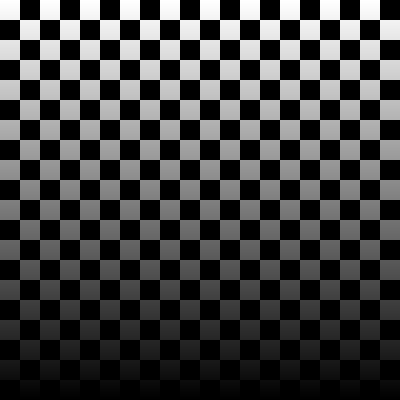
%> input picture checker.png, 400 x 400 px
$ octave HW8.m   (GNU Octave 9; MATLAB toolbox functions it lacks are replaced by stand-ins)
%> lines starting %> are read from the running program, lines starting %| are printed output that depends on the picture
%% Problem 1
checker = double(imread('checker.png'));
%> checker: size 400x400 double; min 0, max 255, mean 63.8; mean of the top-left, top-right, bottom-left and bottom-right quarters 95.7, 95.7, 31.8, 31.8

sigmaD = 0.7;
[Gx,Gy] = gaussDeriv2D(sigmaD);
Ix = imfilter(checker,Gx,'replicate');
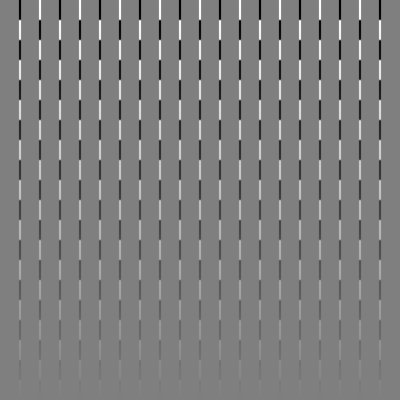
%> Ix: size 400x400 double; min -116.9, max 116.9, mean 0; drawn with min black and max white
Iy = imfilter(checker,Gy,'replicate');
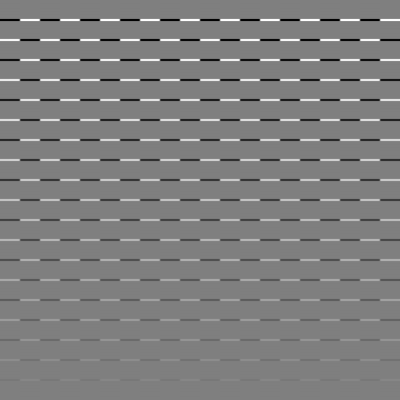
%> Iy: size 400x400 double; min -111.6, max 111.1, mean -0.3; drawn with min black and max white

% derivative products
Ix2 = Ix.*Ix;
Iy2 = Iy.*Iy;
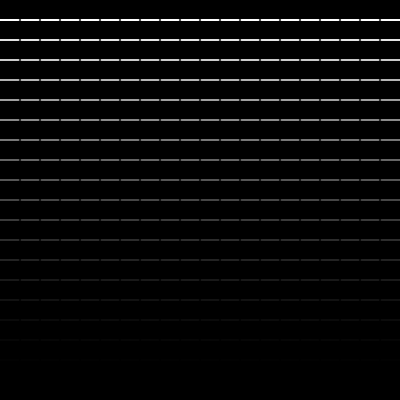
%> Iy2: size 400x400 double; min 0, max 12445, mean 397.8; drawn with min black and max white
IxIy = Ix.*Iy;
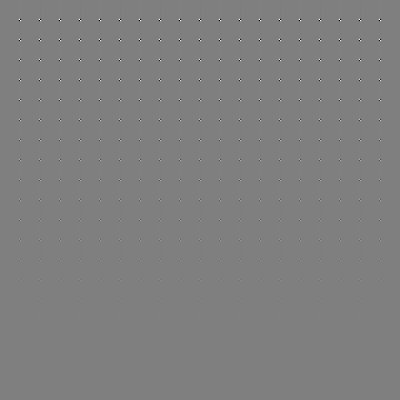
%> IxIy: size 400x400 double; min -4053.1, max 4053.1, mean 0; drawn with min black and max white

% gaussian blurring
sigmaI = 1;
G = fspecial('gaussian', 2*ceil(3*sigmaI)+1, sigmaI);
gIx2 = imfilter(Ix2, G, 'replicate');
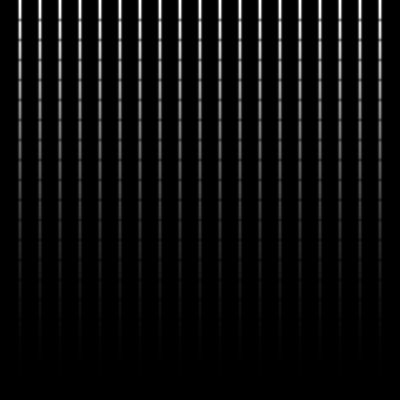
%> gIx2: size 400x400 double; min 0, max 8780.9, mean 408.5; drawn with min black and max white
gIy2 = imfilter(Iy2, G, 'replicate');
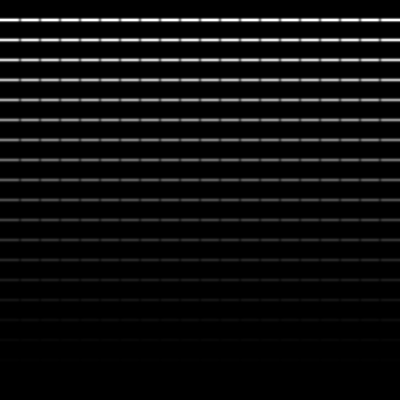
%> gIy2: size 400x400 double; min 0, max 8006.1, mean 397.8; drawn with min black and max white
gIxIy = imfilter(IxIy, G, 'replicate');

alpha = 0.05;
R = gIx2.*gIy2-(gIxIy.*gIxIy)-alpha*(gIx2+gIy2).^2;
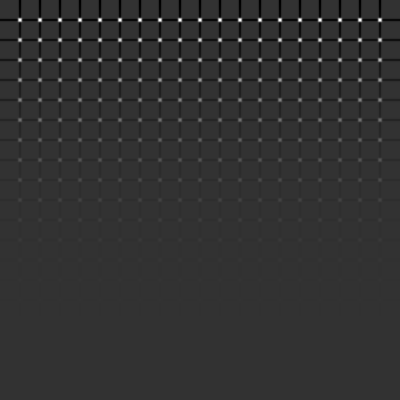
%> R: size 400x400 double; min -3855027, max 15769207.9, mean -34881.4; drawn with min black and max white

%> the run ends on the next line
if R(i,j)<1000000
% [67 lines not run here, left out]
function result = edge(x,y) % border index of home pixel
    result = {[x-3,y],[x-3,y+1],[x-2,y+2],[x-1,y+3],[x,y+3],[x+1,y+3],[x+2,y+2],[x+3,y+1],[x+3,y],[x+3,y-1],[x+2,y-2],[x+1,y-3],[x,y-3],[x-1,y-3],[x-2,y-2],[x-3,y-1]};
end

%%
function result = border(points,tower) % pixel values of the border
    result = zeros(1,16);
    for i = 1: 16
        index = points{i};
        result(i) = tower(index(1),index(2));
    end
end

%%
function result = check(bordersymbols) % check number of contiguous points
    num1 = 0;
    num0 = 0;
    counter = 0;
    for i = 1:32
        if bordersymbols(i) == 1
            counter = counter +1;
        else
            if counter > num1
                num1 = counter;
            end
            counter = 0;
        end
    end
    counter = 0;
    for i = 1:32
        if bordersymbols(i) == -1
            counter = counter + 1;
        else
            if counter > num0
                num0 = counter;
            end
            counter = 0;
        end
    end
    result = max(num1,num0);
end

%%
function [Gx, Gy] = gaussDeriv2D(sigma) % samples 3 standard devs from Gaussian
    Gx = ones(2*ceil(3*sigma) + 1,2*ceil(3*sigma) + 1); % mask size
    Gy = ones(2*ceil(3*sigma) + 1,2*ceil(3*sigma) + 1); % mask size
    range = [-ceil(3*sigma): ceil(3*sigma)];
    for x = 1:2*ceil(3*sigma)+1
        for y = 1:2*ceil(3*sigma)+1
            Gx(x,y) = range(y)*exp(-(range(x)^2+range(y)^2)/(2*sigma^2))/(2*pi*sigma^4);
            Gy(x,y) = range(x)*exp(-(range(x)^2+range(y)^2)/(2*sigma^2))/(2*pi*sigma^4);
        end
    end
end
